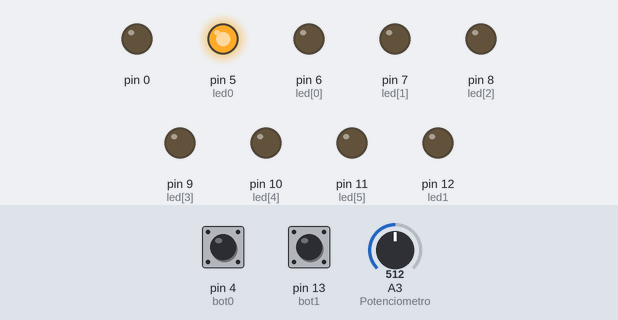
The sketch below on a simulated Arduino Uno, built with avr-gcc and run on an emulated ATmega328P. On the bench: output pins drawn as LEDs (lit = HIGH). The inputs (shaded band) are chosen by the test bench; at power-on: pin 4 (bot0) LOW, pin 13 (bot1) LOW, A3 (Potenciometro) = 512.

Above: at 1.8 s.
1.9 s: pin 4 (bot0) pulled HIGH for 0.15 s
At 2.4 s:
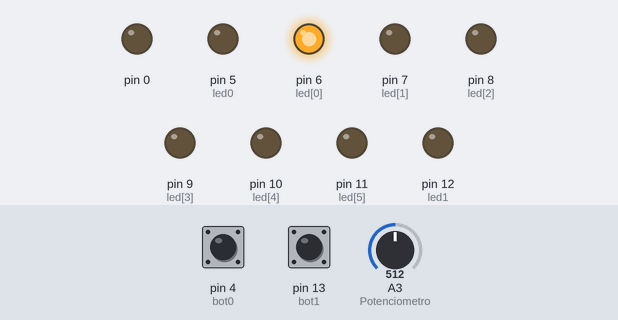
At 3.9 s:
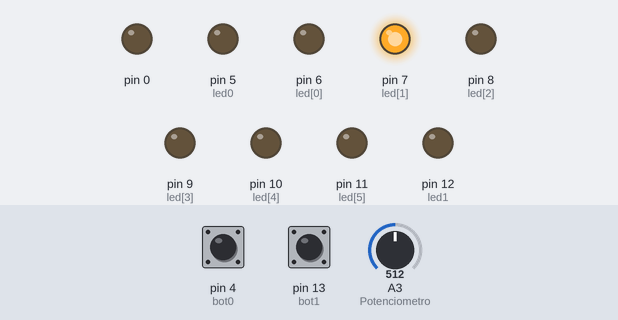
Timing chart, 0 to 17.0 s (numbered marks = the images above; inputs shaded):
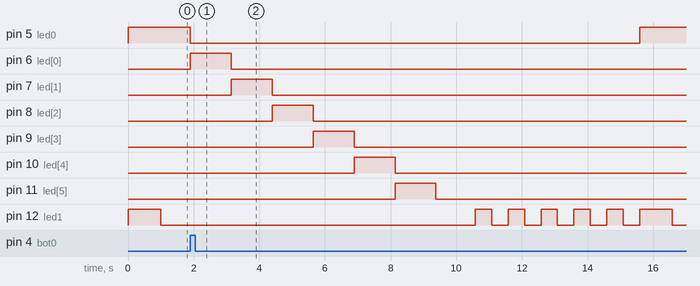

The sketch:

ping-pong.ino
```cpp
const int nLed = 6;
const int led[nLed] = {6,7,8,9,10,11};
// Led de jugador y pulsador
const int led0 = 5, bot0 = 4;
const int led1 = 12, bot1 = 13;
const int zumba = 0;

int turno;	// Jugador que mueve
int turno_inicial;// Jugador que hace primer mueve
int juego;	// Turno de la partida (de 0 a 11)

int puntuacion[2];

int vel = 100;	// Velocidad de movimiento

int incr = 1;	// Direccion de movimiento;
int pos;	// Led encendido

void setup() {
	for (int i=0; i<=nLed; i++){
		pinMode(led[i], OUTPUT);
		digitalWrite(led[i], LOW);
	}
	pinMode(A3, INPUT);	// Potenciometro
	pinMode(bot0, INPUT);	// Boton de jugador
	pinMode(bot1, INPUT);
	pinMode(led0, OUTPUT);	// Led rojo de señal
	pinMode(led1, OUTPUT);

	juego = turno_inicial = turno = 0;
	puntuacion[0] = puntuacion[1] = 0;
}

void tono(int tono){
//	tone(zumba, tono, 100);
//	delay(100);
//	noTone(zumba);
}

// Espera la pulsacion del jugador
// Si no se pulsa, señala el fallo y
// actualiza la puntuacion
int esperoPulsacion(){
	int v = vel/100;
	for (int i=0; i<100;i++) {
		delay(v);
		if (digitalRead(bot0)==HIGH && turno==0){
			if (i<10) break; // Para evitar una pulsacion continua
			tono(73);
			return 1;  // Pulsado!
		}
		else if (digitalRead(bot1)==HIGH && turno==1){
			if (i<10) break; // Para evitar una pulsacion continua
			tono(73);
			return 1;  // Pulsado!
		}
	}

	int l;
	if (turno == 0){
		l = led0;
		// Actualizar puntuacion
		puntuacion[1]++;
	}
	else if (turno == 1){
		l = led1;
		// Actualizar puntuacion
		puntuacion[0]++;
	}

	for (int i=0; i<5; i++){
		digitalWrite(l,HIGH);
		delay(500);
		digitalWrite(l,LOW);
		delay(500);
	}

	return 0;
}

void ganador0(){
	digitalWrite(led0, HIGH);
	digitalWrite(led1, LOW);

	while(1){  // Paro
		for (int i=nLed-1; i>=0; i--){
			digitalWrite(led[i], HIGH);
			delay(100);
			digitalWrite(led[i], LOW);
		}
	}
}
void ganador1(){
	digitalWrite(led1, HIGH);
	digitalWrite(led0, LOW);

	while(1){  // Paro
		for (int i=0; i<=nLed; i++){
			digitalWrite(led[i], HIGH);
			delay(100);
			digitalWrite(led[i], LOW);
		}
	}
}


void loop() {
	digitalWrite(led0,HIGH);	// Empieza el turno
	digitalWrite(led1,HIGH);
	delay(1000);
	digitalWrite(led0,LOW);
	digitalWrite(led1,LOW);
	vel = (analogRead(A3)*1.46)+500;	// Velocidad de movimiento [500, 2000]

	if (turno_inicial == 1){
		digitalWrite(led0,LOW);
		digitalWrite(led1,HIGH);
		while (digitalRead(bot1) != HIGH);
		digitalWrite(led1,LOW);
		incr = -1; pos = nLed-1; turno = 0;
	} else {
		digitalWrite(led1,LOW);
		digitalWrite(led0,HIGH);
		while (digitalRead(bot0) != HIGH);
		digitalWrite(led0,LOW);
		incr = 1; pos = 0; turno = 1;
	}
	tono(225);

	while (1) {
		for (int i=0; i<nLed; i++){	// Movimiento led
			digitalWrite(led[pos],HIGH);
			delay(vel);
			digitalWrite(led[pos],LOW);
			pos = pos + incr;	// Paso a led siguiente
		}

		// Espero pulsacion
		if (esperoPulsacion()==0) break;
		incr = incr*(-1); turno = (turno+1)%2;
		vel--;		// Cada vez mas rapido
	}
	juego++;
	if ((juego%3)==0){	// Cambio el turno inicial
		turno_inicial = (turno_inicial+1)%2;
	}

		// Gana el jugador 0
	if (puntuacion[0]==11){
		ganador0();
	}
		// Gana el jugador 1
	if (puntuacion[1]==11){
		ganador1();
	}

}
```

Measured:
- after the input at 1.9 s, pin 5 (led0): HIGH → LOW at once, → HIGH 13.7 s later; pin 6 (led[0]): LOW → HIGH at once, → LOW 1.2 s later; pin 7 (led[1]): LOW → HIGH after 1.2 s, → LOW 1.2 s later; pin 8 (led[2]): LOW → HIGH after 2.5 s, → LOW 1.2 s later; pin 9 (led[3]): LOW → HIGH after 3.7 s, → LOW 1.2 s later
